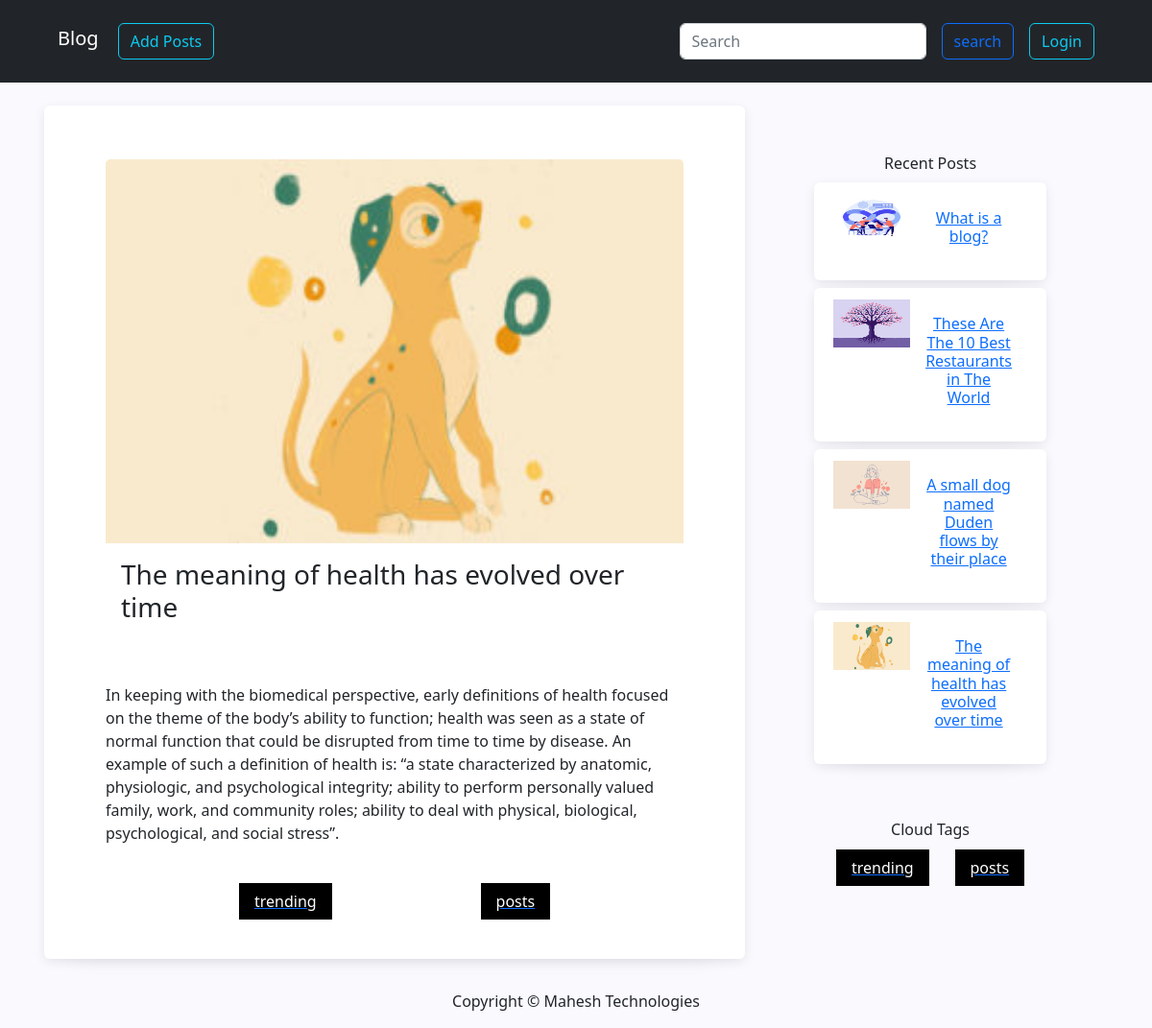
The app's page /the-meaning-of-health-has-evolved-over-time/ with its own data.
### app/models.py (models this page shows, shortened)
class Card(models.Model):
    title = models.CharField(max_length=100)
    slug = models.SlugField(max_length=150, unique=True)
    desc = models.TextField()
    img = models.ImageField(upload_to='uploads/')
    date_created = models.DateTimeField(auto_now_add=True)
    date_modified = models.DateTimeField(auto_now=True)
    publish_date = models.DateTimeField(blank=True, null=True)
    published = models.BooleanField(default=False)
    tags = models.ManyToManyField(Tag, blank=True)
    class Meta:
        ordering = ["-publish_date"]

class Tag(models.Model):
    name = models.CharField(max_length=50, unique=True)
    def __str__(self):
        return self.name

### app/views.py (the view)
# urls.py: path('<slug:slug>/', PostDetails, name='post_detail'),
def PostDetails(request, slug):
    post = Card.objects.filter(slug=slug)
    recent_post = Card.objects.all()[:4]
    context = {
        'post': post,
        'recent_post': recent_post
    }
    return render(request, 'details.html', context)

### templates/details.html (shortened to what this page needs)
{% extends 'base.html' %}
{% block content %}
        <div class="container d-flex ">
            <div class="col-xxl-8 d-flex justify-content-evenly flex-wrap mt-2 ">
                {% for i in post %}
                    <div class="card my-3 mx-2 mx-md-1 d-flex flex-column bg-white p-5" >
                        <div class="card-header bg-white">
                            <div class="col  img">
                                <img src="{{ i.img.url }}" class="card-img-top w-100" height="400" alt="...">
                            </div>
                            <div class="col card-body">
                                <h3 class="card-title">{{ i.title }}</h3>
                            </div>
                        </div>
                        <p class="card-text p-3">{{ i.desc | safe }}</p>
                        {% for j in post %}
                        <div class="tags d-flex justify-content-evenly align-items-center">
                            {% for k in j.tags.all %}
                                {% if k %}
                                    <a href="{% url 'post_tags' k %}"><span class="py-2  px-3 bg-black text-white">{{k}}</span></a>
                                {% endif %}
                            {% endfor %}
                        </div>
                        {% endfor %}
                    </div>
                {% endfor %}
            </div>
            <aside class="col-xxl-4 mt-2 text-center" width="385" height="auto">
              <div class="container p-3">
                <div class="row d-flex flex-column gap-5 p-5">
                  <div class="col">Recent Posts
                    {% for i in recent_post  %}
                        <div class="card my-2 mx-1 mx-md-1 d-flex flex-column bg-white p-1" >
                        <div class="card-header bg-white d-flex flex-row">
                            <div class="col img">
                            <img src="{{ i.img.url }}"  class="card-img-left" height="50" width="80" alt="...">
                            </div>
                            <div class="col card-body">
                                <a href="{% url 'post_detail' i.slug %}"><h6 class="card-title" >{{ i.title }}</h6> </a>
                            </div>
                        </div>
                        </div>
                    {% endfor %}
                  </div>
                  <div class="col ">Cloud Tags
                    {% for j in post %}
                        <div class="tags py-3 d-flex justify-content-evenly align-items-center">
                            {% for k in j.tags.all %}
                                {% if k %}
                                <a href="{% url 'post_tags' k %}"><span class="py-2  px-3 bg-black text-white">{{k}}</span></a>
                                {% endif %}
                            {% endfor %}
                        </div>
                        {% endfor %}
                  </div>
                </div>
              </div>
            </aside>
        </div>
{% endblock %}

### app/static/css/style.css (style rules this page uses)
body { background-color: #F9F9FE !important; }
.card { box-shadow: rgba(7, 10, 25, 0.1) 0px 3px 12px -1px, rgba(7, 10, 25, 0.1) 0px 22px 27px -30px; --bs-card-border-color: none !important; }
.card { gap:15px; }

### records on screen
Card: img (picture), title "The meaning of health has evolved over time", desc "In keeping with the biomedical perspective, early definitions of health focused on the theme of the body’s ability to function; health was seen as a state of normal function that could be disrupted from time to time by disease. An example of such a definition of health is: “a state characterized by anatomic, physiologic, and psychological integrity; ability to perform personally valued family, work, and community roles; ability to deal with physical, biological, psychological, and social stress”."
Tag: name "trending"
Tag: name "posts"
Card: img (picture), title "What is a blog?"
Card: img (picture), title "These Are The 10 Best Restaurants in The World"
Card: img (picture), title "A small dog named Duden flows by their place"
